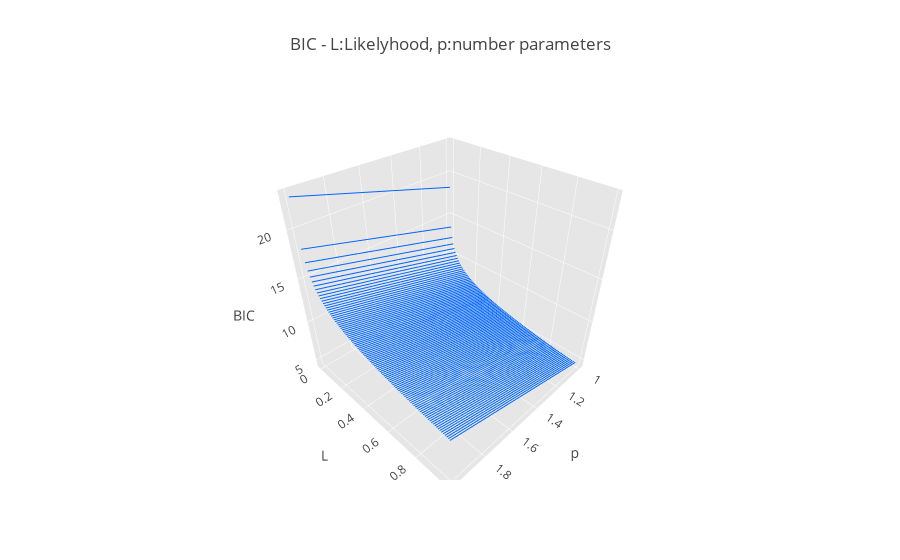

Write notebook code for a chart like this one.
### Markdown cell above
Lets break this down these numbers and try to understand what they mean.

### Code cell
import math
from mltoolbox.draw.math import plotly_3d_functions
from plotly.offline import iplot


m = 100
bic = lambda p, L : np.log(m)*p-2*np.log(L)
aic = lambda p, L : 2*p-2*np.log(L)

fig1 = plotly_3d_functions(bic, np.arange(1, 3, 1), np.arange(.001, 1, .01), 
                           title='BIC - L:Likelyhood, p:number parameters',
                           xaxis_title='p', yaxis_title='L', zaxis_title='BIC')
iplot(fig1)

### Figure 1 — Plotly figure (JSON) as saved in the notebook; plotly's stock layout.template omitted (floating-point values rounded to 4 significant figures)
{"data": [{"line": {"color": "#0066FF", "width": 2}, "mode": "lines", "type": "scatter3d", "uid": "342044dd-597c-4f36-bedf-dd7d4c81e777", "x": [1, 2], "y": [0.001, 0.001], "z": [18.42, 23.03]}, {"line": {"color": "#0066FF", "width": 2}, "mode": "lines", "type": "scatter3d", "uid": "6fa05193-c699-4282-9bde-be3cff031871", "x": [1, 2], "y": [0.011, 0.011], "z": [13.62, 18.23]}, {"line": {"color": "#0066FF", "width": 2}, "mode": "lines", "type": "scatter3d", "uid": "f2fc0852-7253-4981-a744-f1cb495468c4", "x": [1, 2], "y": [0.021, 0.021], "z": [12.33, 16.94]}, {"line": {"color": "#0066FF", "width": 2}, "mode": "lines", "type": "scatter3d", "uid": "443d8b47-1a66-45a2-ae95-d30a4bb9e404", "x": [1, 2], "y": [0.031, 0.031], "z": [11.55, 16.16]}, {"line": {"color": "#0066FF", "width": 2}, "mode": "lines", "type": "scatter3d", "uid": "da1d586e-0312-40c0-888b-0aadc62f9861", "x": [1, 2], "y": [0.041, 0.041], "z": [10.99, 15.6]}, {"line": {"color": "#0066FF", "width": 2}, "mode": "lines", "type": "scatter3d", "uid": "ea6e550c-4aea-4617-9f19-f0e6ac16830e", "x": [1, 2], "y": [0.051, 0.051], "z": [10.56, 15.16]}, {"line": {"color": "#0066FF", "width": 2}, "mode": "lines", "type": "scatter3d", "uid": "bab4878a-41cb-4078-8125-386508be9f8e", "x": [1, 2], "y": [0.061, 0.061], "z": [10.2, 14.8]}, {"line": {"color": "#0066FF", "width": 2}, "mode": "lines", "type": "scatter3d", "uid": "49435166-a19c-472a-a58c-69469b9c7edc", "x": [1, 2], "y": [0.071, 0.071], "z": [9.895, 14.5]}, {"line": {"color": "#0066FF", "width": 2}, "mode": "lines", "type": "scatter3d", "uid": "8b0bb3be-6088-4f97-87f5-7f0096698fe1", "x": [1, 2], "y": [0.081, 0.081], "z": [9.632, 14.24]}, {"line": {"color": "#0066FF", "width": 2}, "mode": "lines", "type": "scatter3d", "uid": "20227e32-a235-40d6-8929-cf20fbcfd22f", "x": [1, 2], "y": [0.091, 0.091], "z": [9.399, 14.0]}, {"line": {"color": "#0066FF", "width": 2}, "mode": "lines", "type": "scatter3d", "uid": "ec68d0e4-f3f1-4f7f-aee2-96b079598265", "x": [1, 2], "y": [0.101, 0.101], "z": [9.19, 13.8]}, {"line": {"color": "#0066FF", "width": 2}, "mode": "lines", "type": "scatter3d", "uid": "8913f088-9a7f-47f5-aa33-cc2300afdcfd", "x": [1, 2], "y": [0.111, 0.111], "z": [9.002, 13.61]}, {"line": {"color": "#0066FF", "width": 2}, "mode": "lines", "type": "scatter3d", "uid": "76260739-fb01-4e69-8d6d-1a02235a7b7a", "x": [1, 2], "y": [0.121, 0.121], "z": [8.829, 13.43]}, {"line": {"color": "#0066FF", "width": 2}, "mode": "lines", "type": "scatter3d", "uid": "e337cf53-59d6-42c6-9266-c6acc4bebcb6", "x": [1, 2], "y": [0.131, 0.131], "z": [8.67, 13.28]}, {"line": {"color": "#0066FF", "width": 2}, "mode": "lines", "type": "scatter3d", "uid": "5eb6a1a5-7916-4991-8411-e3d6fc7f387e", "x": [1, 2], "y": [0.141, 0.141], "z": [8.523, 13.13]}, {"line": {"color": "#0066FF", "width": 2}, "mode": "lines", "type": "scatter3d", "uid": "8be8ca06-8669-443f-b985-8b81269c9834", "x": [1, 2], "y": [0.151, 0.151], "z": [8.386, 12.99]}, {"line": {"color": "#0066FF", "width": 2}, "mode": "lines", "type": "scatter3d", "uid": "b275a4be-1834-4fa2-ba3d-636b7e2684a4", "x": [1, 2], "y": [0.161, 0.161], "z": [8.258, 12.86]}, {"line": {"color": "#0066FF", "width": 2}, "mode": "lines", "type": "scatter3d", "uid": "debe8859-50d5-4314-9633-a14197ae7ca2", "x": [1, 2], "y": [0.171, 0.171], "z": [8.137, 12.74]}, {"line": {"color": "#0066FF", "width": 2}, "mode": "lines", "type": "scatter3d", "uid": "191a7267-0aeb-43b3-b5e7-3a267b30a673", "x": [1, 2], "y": [0.181, 0.181], "z": [8.024, 12.63]}, {"line": {"color": "#0066FF", "width": 2}, "mode": "lines", "type": "scatter3d", "uid": "23552d46-3f69-49be-9dcf-3afc0d3d74a7", "x": [1, 2], "y": [0.191, 0.191], "z": [7.916, 12.52]}, {"line": {"color": "#0066FF", "width": 2}, "mode": "lines", "type": "scatter3d", "uid": "12040fdc-d80c-4d86-a503-73b99cf9f91e", "x": [1, 2], "y": [0.201, 0.201], "z": [7.814, 12.42]}, {"line": {"color": "#0066FF", "width": 2}, "mode": "lines", "type": "scatter3d", "uid": "7a3a6784-8011-43eb-91dd-685249398b6b", "x": [1, 2], "y": [0.211, 0.211], "z": [7.717, 12.32]}, {"line": {"color": "#0066FF", "width": 2}, "mode": "lines", "type": "scatter3d", "uid": "513db177-1c2f-4987-8abb-1362ec01b2ad", "x": [1, 2], "y": [0.221, 0.221], "z": [7.624, 12.23]}, {"line": {"color": "#0066FF", "width": 2}, "mode": "lines", "type": "scatter3d", "uid": "11e940f3-d92f-417c-8c8c-7e86c0d34a1c", "x": [1, 2], "y": [0.231, 0.231], "z": [7.536, 12.14]}, {"line": {"color": "#0066FF", "width": 2}, "mode": "lines", "type": "scatter3d", "uid": "ad2d4bf7-c225-4e15-9f98-f5c41d49bd00", "x": [1, 2], "y": [0.241, 0.241], "z": [7.451, 12.06]}, {"line": {"color": "#0066FF", "width": 2}, "mode": "lines", "type": "scatter3d", "uid": "e0c942e8-ec63-415d-a218-716fbdc3f0a9", "x": [1, 2], "y": [0.251, 0.251], "z": [7.37, 11.97]}, {"line": {"color": "#0066FF", "width": 2}, "mode": "lines", "type": "scatter3d", "uid": "f28422c8-aea3-4faf-b759-98960c5a1c64", "x": [1, 2], "y": [0.261, 0.261], "z": [7.292, 11.9]}, {"line": {"color": "#0066FF", "width": 2}, "mode": "lines", "type": "scatter3d", "uid": "fc2b636b-c159-4b48-b315-c07faffce714", "x": [1, 2], "y": [0.271, 0.271], "z": [7.216, 11.82]}, {"line": {"color": "#0066FF", "width": 2}, "mode": "lines", "type": "scatter3d", "uid": "7d9934e2-0c44-4572-98fd-b9a8cffd2a71", "x": [1, 2], "y": [0.281, 0.281], "z": [7.144, 11.75]}, {"line": {"color": "#0066FF", "width": 2}, "mode": "lines", "type": "scatter3d", "uid": "10d89ca5-e3e9-4eb1-a1a4-d9f74495b026", "x": [1, 2], "y": [0.291, 0.291], "z": [7.074, 11.68]}, {"line": {"color": "#0066FF", "width": 2}, "mode": "lines", "type": "scatter3d", "uid": "ef8f6660-f237-4bad-bd11-a9e84397d9c4", "x": [1, 2], "y": [0.301, 0.301], "z": [7.006, 11.61]}, {"line": {"color": "#0066FF", "width": 2}, "mode": "lines", "type": "scatter3d", "uid": "ffeba388-d572-42e8-9724-abd90847b7fd", "x": [1, 2], "y": [0.311, 0.311], "z": [6.941, 11.55]}, {"line": {"color": "#0066FF", "width": 2}, "mode": "lines", "type": "scatter3d", "uid": "452a875f-baac-493a-b315-fe65c7eaf63b", "x": [1, 2], "y": [0.321, 0.321], "z": [6.878, 11.48]}, {"line": {"color": "#0066FF", "width": 2}, "mode": "lines", "type": "scatter3d", "uid": "8d8ef2ac-c93f-41fa-8d37-e7ffcd43d53d", "x": [1, 2], "y": [0.331, 0.331], "z": [6.816, 11.42]}, {"line": {"color": "#0066FF", "width": 2}, "mode": "lines", "type": "scatter3d", "uid": "5e2bc227-823b-463a-bd2c-2502ca196548", "x": [1, 2], "y": [0.341, 0.341], "z": [6.757, 11.36]}, {"line": {"color": "#0066FF", "width": 2}, "mode": "lines", "type": "scatter3d", "uid": "d9da4fa0-390e-4ad3-8026-cac819e7a99d", "x": [1, 2], "y": [0.351, 0.351], "z": [6.699, 11.3]}, {"line": {"color": "#0066FF", "width": 2}, "mode": "lines", "type": "scatter3d", "uid": "b475a53f-b56b-464d-94b7-51292401ae2f", "x": [1, 2], "y": [0.361, 0.361], "z": [6.643, 11.25]}, {"line": {"color": "#0066FF", "width": 2}, "mode": "lines", "type": "scatter3d", "uid": "5b6aa9d7-5003-4fb6-a581-6f0eee11e166", "x": [1, 2], "y": [0.371, 0.371], "z": [6.588, 11.19]}, {"line": {"color": "#0066FF", "width": 2}, "mode": "lines", "type": "scatter3d", "uid": "91652a9d-cfb7-490f-b1bb-a59b8d24b644", "x": [1, 2], "y": [0.381, 0.381], "z": [6.535, 11.14]}, {"line": {"color": "#0066FF", "width": 2}, "mode": "lines", "type": "scatter3d", "uid": "3cf524eb-49ae-4692-b5d1-d07422ce537e", "x": [1, 2], "y": [0.391, 0.391], "z": [6.483, 11.09]}, {"line": {"color": "#0066FF", "width": 2}, "mode": "lines", "type": "scatter3d", "uid": "a724ece3-a699-4910-a3c6-b5a3f6031c54", "x": [1, 2], "y": [0.401, 0.401], "z": [6.433, 11.04]}, {"line": {"color": "#0066FF", "width": 2}, "mode": "lines", "type": "scatter3d", "uid": "50ee3745-1f29-409c-ad68-14ef1dc2e68f", "x": [1, 2], "y": [0.411, 0.411], "z": [6.383, 10.99]}, {"line": {"color": "#0066FF", "width": 2}, "mode": "lines", "type": "scatter3d", "uid": "82a607c4-f3e1-4835-adaa-cab62ceb0160", "x": [1, 2], "y": [0.421, 0.421], "z": [6.335, 10.94]}, {"line": {"color": "#0066FF", "width": 2}, "mode": "lines", "type": "scatter3d", "uid": "91751a8c-ab85-4abd-8230-b5d27a713089", "x": [1, 2], "y": [0.431, 0.431], "z": [6.288, 10.89]}, {"line": {"color": "#0066FF", "width": 2}, "mode": "lines", "type": "scatter3d", "uid": "6519f233-4d6b-4bc5-91d0-cc2ef9c40204", "x": [1, 2], "y": [0.441, 0.441], "z": [6.243, 10.85]}, {"line": {"color": "#0066FF", "width": 2}, "mode": "lines", "type": "scatter3d", "uid": "065398fa-3fb9-4bf9-8e55-3f59e0a6f31d", "x": [1, 2], "y": [0.451, 0.451], "z": [6.198, 10.8]}, {"line": {"color": "#0066FF", "width": 2}, "mode": "lines", "type": "scatter3d", "uid": "eedba6d5-6b9b-48ea-b1a5-c14b3593b9e1", "x": [1, 2], "y": [0.461, 0.461], "z": [6.154, 10.76]}, {"line": {"color": "#0066FF", "width": 2}, "mode": "lines", "type": "scatter3d", "uid": "477f67b2-c019-4861-a8c7-9bd7b88db4ff", "x": [1, 2], "y": [0.471, 0.471], "z": [6.111, 10.72]}, {"line": {"color": "#0066FF", "width": 2}, "mode": "lines", "type": "scatter3d", "uid": "6db94df8-0227-456a-9a90-55688ce53a85", "x": [1, 2], "y": [0.481, 0.481], "z": [6.069, 10.67]}, {"line": {"color": "#0066FF", "width": 2}, "mode": "lines", "type": "scatter3d", "uid": "885791b6-134c-4c85-8c27-287a7f8e5c53", "x": [1, 2], "y": [0.491, 0.491], "z": [6.028, 10.63]}, {"line": {"color": "#0066FF", "width": 2}, "mode": "lines", "type": "scatter3d", "uid": "32514a23-02e4-4da4-b3df-8ed6646bfe0f", "x": [1, 2], "y": [0.501, 0.501], "z": [5.987, 10.59]}, {"line": {"color": "#0066FF", "width": 2}, "mode": "lines", "type": "scatter3d", "uid": "5c924dbd-6b41-4cce-a94c-3c370ed054fa", "x": [1, 2], "y": [0.511, 0.511], "z": [5.948, 10.55]}, {"line": {"color": "#0066FF", "width": 2}, "mode": "lines", "type": "scatter3d", "uid": "053ca1a1-0795-4277-a19b-66cfd240d3b6", "x": [1, 2], "y": [0.521, 0.521], "z": [5.909, 10.51]}, {"line": {"color": "#0066FF", "width": 2}, "mode": "lines", "type": "scatter3d", "uid": "f94a88ca-da12-4bf1-8fe2-53c5b2d8a30e", "x": [1, 2], "y": [0.531, 0.531], "z": [5.871, 10.48]}, {"line": {"color": "#0066FF", "width": 2}, "mode": "lines", "type": "scatter3d", "uid": "13272894-7a2c-4bb2-9980-f22524a49303", "x": [1, 2], "y": [0.541, 0.541], "z": [5.834, 10.44]}, {"line": {"color": "#0066FF", "width": 2}, "mode": "lines", "type": "scatter3d", "uid": "519f4268-5b29-410e-84fd-93d765e38052", "x": [1, 2], "y": [0.551, 0.551], "z": [5.797, 10.4]}, {"line": {"color": "#0066FF", "width": 2}, "mode": "lines", "type": "scatter3d", "uid": "9c83a2d7-242c-4ce6-a1ab-18169c69b332", "x": [1, 2], "y": [0.561, 0.561], "z": [5.761, 10.37]}, {"line": {"color": "#0066FF", "width": 2}, "mode": "lines", "type": "scatter3d", "uid": "68cbb753-0421-4ddb-8680-f93af80155b8", "x": [1, 2], "y": [0.571, 0.571], "z": [5.726, 10.33]}, {"line": {"color": "#0066FF", "width": 2}, "mode": "lines", "type": "scatter3d", "uid": "885e6fc2-a144-4f7c-bf03-fca7f73a5489", "x": [1, 2], "y": [0.581, 0.581], "z": [5.691, 10.3]}, {"line": {"color": "#0066FF", "width": 2}, "mode": "lines", "type": "scatter3d", "uid": "a39156ea-0851-419d-9ae7-46e0757a22c6", "x": [1, 2], "y": [0.591, 0.591], "z": [5.657, 10.26]}, {"line": {"color": "#0066FF", "width": 2}, "mode": "lines", "type": "scatter3d", "uid": "b3bc9035-4903-40af-b3ee-cc66d19d0703", "x": [1, 2], "y": [0.601, 0.601], "z": [5.623, 10.23]}, {"line": {"color": "#0066FF", "width": 2}, "mode": "lines", "type": "scatter3d", "uid": "b55cda36-daf5-4292-b2cf-a6657916a289", "x": [1, 2], "y": [0.611, 0.611], "z": [5.59, 10.2]}, {"line": {"color": "#0066FF", "width": 2}, "mode": "lines", "type": "scatter3d", "uid": "3dde6655-5093-4627-8b7c-9e7dd29f6f5a", "x": [1, 2], "y": [0.621, 0.621], "z": [5.558, 10.16]}, {"line": {"color": "#0066FF", "width": 2}, "mode": "lines", "type": "scatter3d", "uid": "e3951d76-297f-4169-aefc-728671ff67c7", "x": [1, 2], "y": [0.631, 0.631], "z": [5.526, 10.13]}, {"line": {"color": "#0066FF", "width": 2}, "mode": "lines", "type": "scatter3d", "uid": "edefb20f-f3ee-4eb9-a2e0-691a815847fd", "x": [1, 2], "y": [0.641, 0.641], "z": [5.495, 10.1]}, {"line": {"color": "#0066FF", "width": 2}, "mode": "lines", "type": "scatter3d", "uid": "be390d7f-74e1-46ae-afc5-0f08d0d21013", "x": [1, 2], "y": [0.651, 0.651], "z": [5.464, 10.07]}, {"line": {"color": "#0066FF", "width": 2}, "mode": "lines", "type": "scatter3d", "uid": "dd3f7c4c-8045-4d3c-be68-311460d97197", "x": [1, 2], "y": [0.661, 0.661], "z": [5.433, 10.04]}, {"line": {"color": "#0066FF", "width": 2}, "mode": "lines", "type": "scatter3d", "uid": "d119a028-4240-4873-a4b3-b4a38738518f", "x": [1, 2], "y": [0.671, 0.671], "z": [5.403, 10.01]}, {"line": {"color": "#0066FF", "width": 2}, "mode": "lines", "type": "scatter3d", "uid": "281a04b6-f57f-4b55-b527-59eb0dc93844", "x": [1, 2], "y": [0.681, 0.681], "z": [5.374, 9.979]}, {"line": {"color": "#0066FF", "width": 2}, "mode": "lines", "type": "scatter3d", "uid": "e3f972d9-f175-4f64-894d-62a2b569f006", "x": [1, 2], "y": [0.691, 0.691], "z": [5.344, 9.95]}, {"line": {"color": "#0066FF", "width": 2}, "mode": "lines", "type": "scatter3d", "uid": "9494632d-aba4-4375-a86f-68c72854abe8", "x": [1, 2], "y": [0.701, 0.701], "z": [5.316, 9.921]}, {"line": {"color": "#0066FF", "width": 2}, "mode": "lines", "type": "scatter3d", "uid": "dea0db7d-1965-4132-8e69-f8b9f0c9e093", "x": [1, 2], "y": [0.711, 0.711], "z": [5.287, 9.893]}, {"line": {"color": "#0066FF", "width": 2}, "mode": "lines", "type": "scatter3d", "uid": "bcac59ae-8c27-46b2-80b9-aeaed50963fb", "x": [1, 2], "y": [0.721, 0.721], "z": [5.259, 9.865]}, {"line": {"color": "#0066FF", "width": 2}, "mode": "lines", "type": "scatter3d", "uid": "d99475f1-baf0-4c36-87d2-534ac9164888", "x": [1, 2], "y": [0.731, 0.731], "z": [5.232, 9.837]}, {"line": {"color": "#0066FF", "width": 2}, "mode": "lines", "type": "scatter3d", "uid": "3ace9c88-4387-47da-ab45-de0874cebce7", "x": [1, 2], "y": [0.741, 0.741], "z": [5.205, 9.81]}, {"line": {"color": "#0066FF", "width": 2}, "mode": "lines", "type": "scatter3d", "uid": "307cc3d9-2260-4558-8096-432a084606a5", "x": [1, 2], "y": [0.751, 0.751], "z": [5.178, 9.783]}, {"line": {"color": "#0066FF", "width": 2}, "mode": "lines", "type": "scatter3d", "uid": "31ee8870-98fd-4c69-a02c-f9b187d591c5", "x": [1, 2], "y": [0.761, 0.761], "z": [5.151, 9.757]}, {"line": {"color": "#0066FF", "width": 2}, "mode": "lines", "type": "scatter3d", "uid": "f680e2fb-67ad-4180-8f84-0908bbb861b6", "x": [1, 2], "y": [0.771, 0.771], "z": [5.125, 9.73]}, {"line": {"color": "#0066FF", "width": 2}, "mode": "lines", "type": "scatter3d", "uid": "ed3aea1f-9833-495d-a38a-489c6e54b1db", "x": [1, 2], "y": [0.781, 0.781], "z": [5.1, 9.705]}, {"line": {"color": "#0066FF", "width": 2}, "mode": "lines", "type": "scatter3d", "uid": "160a5e3b-6e85-45d1-b1b2-2ac01a0a843c", "x": [1, 2], "y": [0.791, 0.791], "z": [5.074, 9.679]}, {"line": {"color": "#0066FF", "width": 2}, "mode": "lines", "type": "scatter3d", "uid": "13243cce-7b70-49e9-a9e0-3d11f9b8d78a", "x": [1, 2], "y": [0.801, 0.801], "z": [5.049, 9.654]}, {"line": {"color": "#0066FF", "width": 2}, "mode": "lines", "type": "scatter3d", "uid": "904b19fd-bc75-44c2-a7fb-d92af6b63482", "x": [1, 2], "y": [0.811, 0.811], "z": [5.024, 9.629]}, {"line": {"color": "#0066FF", "width": 2}, "mode": "lines", "type": "scatter3d", "uid": "3035e487-0ccb-47e4-87b2-19a2683e94e7", "x": [1, 2], "y": [0.821, 0.821], "z": [5.0, 9.605]}, {"line": {"color": "#0066FF", "width": 2}, "mode": "lines", "type": "scatter3d", "uid": "d65d4ca5-bb54-4f91-9349-23b1f6a73ac8", "x": [1, 2], "y": [0.831, 0.831], "z": [4.975, 9.581]}, {"line": {"color": "#0066FF", "width": 2}, "mode": "lines", "type": "scatter3d", "uid": "706d1e30-8676-4933-8487-7749650487d0", "x": [1, 2], "y": [0.841, 0.841], "z": [4.951, 9.557]}, {"line": {"color": "#0066FF", "width": 2}, "mode": "lines", "type": "scatter3d", "uid": "459eba16-3c2a-43c2-b509-898df7f665fe", "x": [1, 2], "y": [0.851, 0.851], "z": [4.928, 9.533]}, {"line": {"color": "#0066FF", "width": 2}, "mode": "lines", "type": "scatter3d", "uid": "631892e6-3918-4662-bb6a-2f78ed73bb50", "x": [1, 2], "y": [0.861, 0.861], "z": [4.904, 9.51]}, {"line": {"color": "#0066FF", "width": 2}, "mode": "lines", "type": "scatter3d", "uid": "18f983e9-bd04-48ce-9512-cd3fb686a8ce", "x": [1, 2], "y": [0.871, 0.871], "z": [4.881, 9.487]}, {"line": {"color": "#0066FF", "width": 2}, "mode": "lines", "type": "scatter3d", "uid": "1c57c22b-aff4-47d8-8136-327702c2a306", "x": [1, 2], "y": [0.881, 0.881], "z": [4.859, 9.464]}, {"line": {"color": "#0066FF", "width": 2}, "mode": "lines", "type": "scatter3d", "uid": "39aa4d51-994a-468e-8dfd-8b7a78fb5a31", "x": [1, 2], "y": [0.891, 0.891], "z": [4.836, 9.441]}, {"line": {"color": "#0066FF", "width": 2}, "mode": "lines", "type": "scatter3d", "uid": "fc0866d5-c7c9-40b0-a407-8d8923a02f61", "x": [1, 2], "y": [0.901, 0.901], "z": [4.814, 9.419]}, {"line": {"color": "#0066FF", "width": 2}, "mode": "lines", "type": "scatter3d", "uid": "00c9795f-fefd-40d8-a612-9428b1deee7a", "x": [1, 2], "y": [0.911, 0.911], "z": [4.792, 9.397]}, {"line": {"color": "#0066FF", "width": 2}, "mode": "lines", "type": "scatter3d", "uid": "66c1545a-d533-4c59-bde4-1934527bbb96", "x": [1, 2], "y": [0.921, 0.921], "z": [4.77, 9.375]}, {"line": {"color": "#0066FF", "width": 2}, "mode": "lines", "type": "scatter3d", "uid": "7a5a0ae6-f218-46d5-a311-2f56d93a473c", "x": [1, 2], "y": [0.931, 0.931], "z": [4.748, 9.353]}, {"line": {"color": "#0066FF", "width": 2}, "mode": "lines", "type": "scatter3d", "uid": "eb91ae4d-97dd-409d-9be2-c4595f6f17c5", "x": [1, 2], "y": [0.941, 0.941], "z": [4.727, 9.332]}, {"line": {"color": "#0066FF", "width": 2}, "mode": "lines", "type": "scatter3d", "uid": "c280e93d-df9d-4463-9e12-bf838f9f1f28", "x": [1, 2], "y": [0.951, 0.951], "z": [4.706, 9.311]}, {"line": {"color": "#0066FF", "width": 2}, "mode": "lines", "type": "scatter3d", "uid": "4573fdd7-0185-4eb8-81d8-a702781fb952", "x": [1, 2], "y": [0.961, 0.961], "z": [4.685, 9.29]}, {"line": {"color": "#0066FF", "width": 2}, "mode": "lines", "type": "scatter3d", "uid": "ca2fd32b-987e-4d7b-ab7a-e106d437d3ef", "x": [1, 2], "y": [0.971, 0.971], "z": [4.664, 9.269]}, {"line": {"color": "#0066FF", "width": 2}, "mode": "lines", "type": "scatter3d", "uid": "a677d3ca-6acb-42d4-b1bb-9de5660449d7", "x": [1, 2], "y": [0.981, 0.981], "z": [4.644, 9.249]}, {"line": {"color": "#0066FF", "width": 2}, "mode": "lines", "type": "scatter3d", "uid": "6fc2740a-394f-44ba-9f65-3b16db1eefc8", "x": [1, 2], "y": [0.991, 0.991], "z": [4.623, 9.228]}], "layout": {"autosize": true, "scene": {"aspectmode": "auto", "aspectratio": {"x": 1, "y": 1, "z": 1}, "xaxis": {"backgroundcolor": "rgb(230, 230,230)", "gridcolor": "rgb(255, 255, 255)", "showbackground": true, "title": {"text": "p"}, "type": "linear", "zerolinecolor": "rgb(255, 255, 255)"}, "yaxis": {"backgroundcolor": "rgb(230, 230,230)", "gridcolor": "rgb(255, 255, 255)", "showbackground": true, "title": {"text": "L"}, "type": "linear", "zerolinecolor": "rgb(255, 255, 255)"}, "zaxis": {"backgroundcolor": "rgb(230, 230,230)", "gridcolor": "rgb(255, 255, 255)", "showbackground": true, "title": {"text": "BIC"}, "type": "linear", "zerolinecolor": "rgb(255, 255, 255)"}}, "showlegend": false, "title": {"text": "BIC - L:Likelyhood, p:number parameters"}}}
